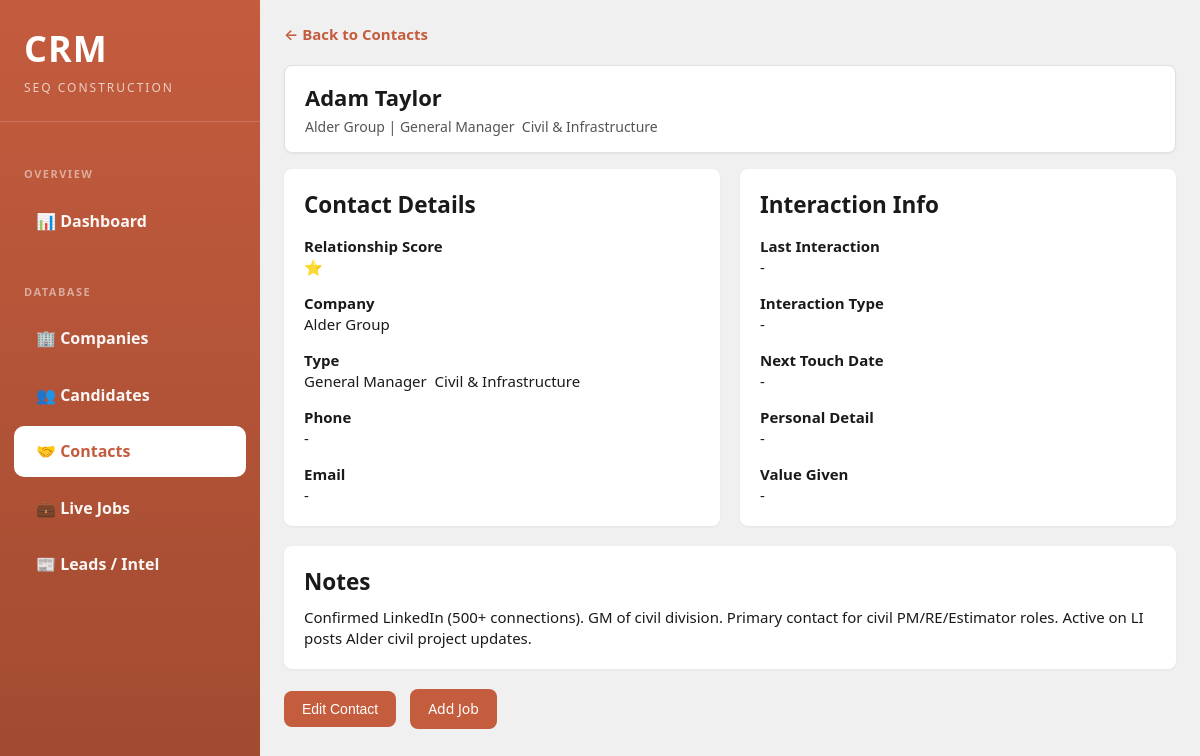
Screenshot of /contact/11 with the database file from the repository.
### tables this page shows
CREATE TABLE contacts (
    id INTEGER PRIMARY KEY AUTOINCREMENT,
    contact_name TEXT,
    company TEXT,
    type TEXT,
    relationship_score INTEGER DEFAULT 1,
    last_interaction TEXT,
    interaction_type TEXT,
    personal_detail TEXT,
    value_given TEXT,
    next_touch_date TEXT,
    notes TEXT,
    created_at TIMESTAMP DEFAULT CURRENT_TIMESTAMP
, phone TEXT, email TEXT);

### app.py (the view)
@app.route('/contact/<int:contact_id>')
def contact_detail(contact_id):
    db = get_db()
    cursor = db.cursor()
    cursor.execute('SELECT * FROM contacts WHERE id = ?', (contact_id,))
    contact = cursor.fetchone()
    db.close()
    if not contact:
        return redirect(url_for('contacts_list'))
    return render_template('contact_detail.html', contact=contact)

### app.py (called while the page is built)
def get_db():
    db = sqlite3.connect(app.config['DATABASE'])
    db.row_factory = sqlite3.Row
    return db

### templates/contact_detail.html (shortened to what this page needs)
{% extends "base.html" %}
{% block content %}
<div style="margin-bottom: 20px;">
  <a href="/contacts">&larr; Back to Contacts</a>
</div>
<div class="header">
  <h1>{{ contact.contact_name }}</h1>
  <p>{{ contact.company }} | {{ contact.type }}</p>
</div>
<div style="display: grid; grid-template-columns: 1fr 1fr; gap: 20px;">
  <div style="background: white; padding: 20px; border-radius: 8px; box-shadow: 0 1px 3px rgba(0,0,0,0.05);">
    <h2>Contact Details</h2>
    <div style="margin-top: 15px;">
      <h4>Relationship Score</h4>
      <p>{% for i in range(contact.relationship_score or 1) %}⭐{% endfor %}</p>
    </div>
    <div style="margin-top: 15px;">
      <h4>Company</h4>
      <p>{{ contact.company }}</p>
    </div>
    <div style="margin-top: 15px;">
      <h4>Type</h4>
      <p>{{ contact.type or '-' }}</p>
    </div>
    <div style="margin-top: 15px;">
      <h4>Phone</h4>
      <p>{{ contact.phone or '-' }}</p>
    </div>
    <div style="margin-top: 15px;">
      <h4>Email</h4>
      <p>{{ contact.email or '-' }}</p>
    </div>
  </div>
  <div style="background: white; padding: 20px; border-radius: 8px; box-shadow: 0 1px 3px rgba(0,0,0,0.05);">
    <h2>Interaction Info</h2>
    <div style="margin-top: 15px;">
      <h4>Last Interaction</h4>
      <p>{{ contact.last_interaction or '-' }}</p>
    </div>
    <div style="margin-top: 15px;">
      <h4>Interaction Type</h4>
      <p>{{ contact.interaction_type or '-' }}</p>
    </div>
    <div style="margin-top: 15px;">
      <h4>Next Touch Date</h4>
      <p>{{ contact.next_touch_date or '-' }}</p>
    </div>
    <div style="margin-top: 15px;">
      <h4>Personal Detail</h4>
      <p>{{ contact.personal_detail or '-' }}</p>
    </div>
    <div style="margin-top: 15px;">
      <h4>Value Given</h4>
      <p>{{ contact.value_given or '-' }}</p>
    </div>
  </div>
</div>
{% if contact.notes %}
<div style="background: white; padding: 20px; border-radius: 8px; box-shadow: 0 1px 3px rgba(0,0,0,0.05); margin-top: 20px;">
  <h2>Notes</h2>
  <p style="white-space: pre-wrap; margin-top: 10px;">{{ contact.notes }}</p>
</div>
{% endif %}
<div style="margin-top: 20px;">
  <button class="btn" onclick="editContact()">Edit Contact</button>
  <a href="#" onclick="addJobFromContact('{{ contact.company }}', '{{ contact.contact_name }}'); return false;" class="btn" style="margin-left: 10px;">Add Job</a>
</div>
{% endblock %}

### templates/base.html (style rules this page uses)
* { margin: 0; padding: 0; box-sizing: border-box; }
:root { --primary: #c45c3e; --primary-dark: #a04a30; --bg: #f0f0f0; --card-bg: #ffffff; --border: #e0e0e0; --text: #1a1a1a; --text-light: #555555; --sidebar-width: 260px; }
body { font-family: 'Segoe UI', -apple-system, BlinkMacSystemFont, sans-serif; background: var(--bg); color: var(--text); line-height: 1.4; font-size: 15px; }
.header { background: var(--card-bg); padding: 16px 20px; border-radius: 8px; margin-bottom: 16px; box-shadow: 0 1px 3px rgba(0,0,0,0.05); border: 1px solid var(--border); }
.header h1 { font-size: 22px; font-weight: 600; }
.header p { color: var(--text-light); font-size: 14px; margin-top: 4px; }
.btn { display: inline-flex; align-items: center; gap: 8px; background: var(--primary); color: white; padding: 10px 18px; border: none; border-radius: 8px; cursor: pointer; font-weight: 500; font-size: 14px; transition: all 0.2s; }
a { color: #c45c3e; text-decoration: none; font-weight: 600; }

### rows the page displays
contacts: contact_name "Adam Taylor", company "Alder Group", type "General Manager  Civil & Infrastructure", relationship_score 1 (drawn), last_interaction "-", notes "Confirmed LinkedIn (500+ connections). GM of civil division. Primary contact for civil PM/RE/Estimator roles. Active on LI  posts Alder civil project updates."

### other values shown
{{ contact.phone or '-' }} "-"
{{ contact.email or '-' }} "-"
{{ contact.interaction_type or '-' }} "-"
{{ contact.next_touch_date or '-' }} "-"
{{ contact.personal_detail or '-' }} "-"
{{ contact.value_given or '-' }} "-"
